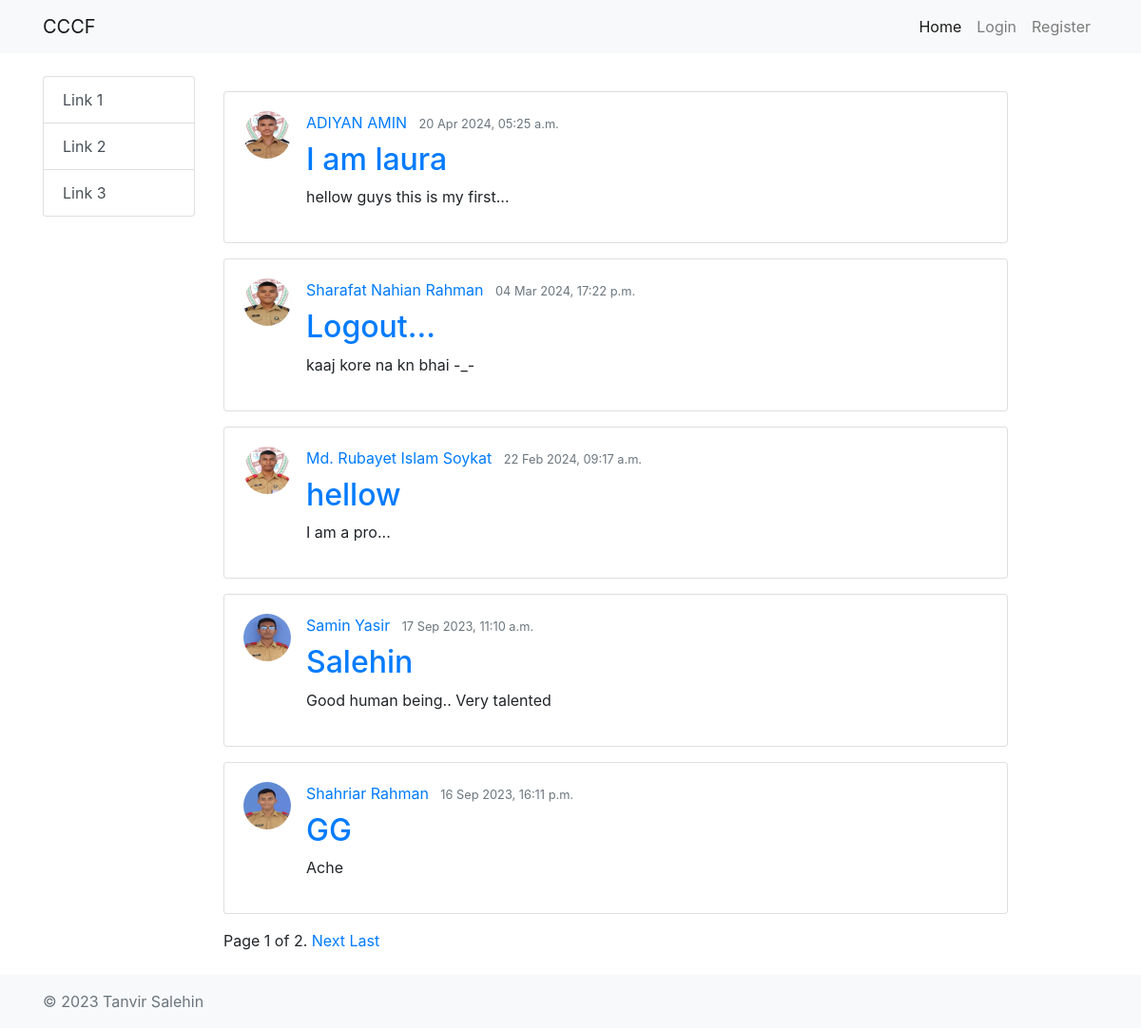
The page / on the database its author committed.
### post/models.py (models this page shows, shortened)
class Post(models.Model):
    author = models.ForeignKey(Profile, on_delete=models.CASCADE)
    title = models.CharField(max_length=100)
    content = models.CharField(max_length=3000)
    date_created = models.DateTimeField(default=timezone.now)
    class Meta:
        verbose_name = "Post"
        verbose_name_plural = "Posts"

### users/models.py (models this page shows, shortened)
class Profile(models.Model):
    GENDER_CHOICES = (
        ('M', 'Male'),
        ('F', 'Female'),
    )
    user = models.OneToOneField(User, on_delete=models.CASCADE)
    image = models.ImageField(default='default.jpg', upload_to='profile_pics/')
    gender = models.CharField(max_length=6, choices=GENDER_CHOICES, blank=True, null=True)
    date_of_birth = models.DateField(blank=True, null=True)
    cadet_name = models.CharField(max_length=15, blank=True, null=True)
    full_name = models.CharField(max_length=35, blank=True, null=True)
    intake = models.IntegerField(blank=True, null=True)
    admission_year = models.IntegerField(blank=True, null=True)
    college_name = models.CharField(max_length=50, null=True, blank=True)
    date_joined = models.DateTimeField(default=timezone.now)
    def __str__(self):
        return self.full_name

### post/views.py (the view)
# urls.py: path('', PostListView.as_view(), name='home'),
class PostListView(ListView):
    model = Post
    template_name = 'post/home.html'  # Change to your template name
    context_object_name = "posts"
    ordering = ['-date_created']
    paginate_by = 5
    def get_context_data(self, **kwargs):
        context = super().get_context_data(**kwargs)
        context['title'] = 'Posts'
        return context

### post/templates/post/home.html (shortened to what this page needs)
{% extends "base.html" %}
{% load static %}
{% block content %}
    {% if posts %}
      {% for post in posts %}
        <div class="card my-3">
          <div class="card-body">
            <div class="media">
              <img class="rounded-circle mr-3" style="height: 50px; width: 50px" src="{% if post.author.image %}{{ post.author.image.url }}{% else %}{% static 'media/default.jpg' %}{% endif %}" alt="{{ post.author }}">
              <div class="media-body">
                <div class="article-metadata mb-2">
                  <a class="mr-2" href="#">{{ post.author }}</a>
                  <small class="text-muted">{{ post.date_created|date:"d M Y, H:i a" }}</small>
                </div>
                <h2 class="article-title"><a href="{% url 'post:detail' post.id %}">{{ post.title }}</a></h2>
                <p class="article-content">
                  {% if post.content|length > 300 %}
                    {{ post.content|truncatechars:300 }}
                    <a href="{% url 'post-detail' post.id %}">(see more)</a>
                  {% else %}
                    {{ post.content }}
                  {% endif %}
                </p>
              </div>
            </div>
          </div>
        </div>
      {% endfor %}
      <div class="pagination">
        <span class="step-links">
          <span class="current">
            Page {{ page_obj.number }} of {{ page_obj.paginator.num_pages }}.
          </span>
          {% if page_obj.has_next %}
            <a href="?page={{ page_obj.next_page_number }}">Next</a>
            <a href="?page={{ page_obj.paginator.num_pages }}">Last</a>
          {% endif %}
        </span>
      </div>
    {% else %}
      <h3>Nothing to show here</h3>
    {% endif %}
{% endblock content %}

### post/templates/base.html (shortened to what this page needs)
<!DOCTYPE html>
<html lang="en">
<head>
  <link rel="stylesheet" href="https://cdn.jsdelivr.net/npm/bootstrap@4.5.2/dist/css/bootstrap.min.css">
</head>
<body>
  <nav class="navbar navbar-expand-lg navbar-light bg-light">
    <div class="container">
      <a class="navbar-brand" href="#">CCCF</a>
      <div class="collapse navbar-collapse" id="navbarNav">
        <ul class="navbar-nav ml-auto">
          <li class="nav-item active">
            <a class="nav-link" href="{% url 'post:home' %}">Home</a>
          </li>
          {% if user.is_authenticated %}
          <li class="nav-item">
            <a class="nav-link" href="{% url 'post:create' %}">Create</a>
          </li>
            <li class="nav-item">
              <form method="POST" action="{% url 'logout' %}">
                {% csrf_token %}
                <button type="submit" class="btn btn-link nav-link">Logout</button>
              </form>
            </li>
            <li class="nav-item">
              <a class="nav-link" href="{% url 'profile' %}">Profile</a>
            </li>
          {% else %}
            <li class="nav-item">
              <a class="nav-link" href="{% url 'login' %}">Login</a>
            </li>
            <li class="nav-item">
              <a class="nav-link" href="{% url 'register' %}">Register</a>
            </li>
          {% endif %}
        </ul>
      </div>
    </div>
  </nav>
  <div class="container mt-4">
    <div class="row">
      <div class="col-md-2">
        <div class="list-group">
          <a href="#" class="list-group-item list-group-item-action">Link 1</a>
          <a href="#" class="list-group-item list-group-item-action">Link 2</a>
          <a href="#" class="list-group-item list-group-item-action">Link 3</a>
        </div>
      </div>
      <div class="col-md-9">
        {% block content %}{% endblock content %}
      </div>
    </div>
  </div>
  <footer class="footer mt-4 py-3 bg-light">
    <div class="container">
      <span class="text-muted">&copy; 2023 Tanvir Salehin</span>
    </div>
  </footer>
</body>
</html>

### rows shown on the page
Post: author.image (picture), author "ADIYAN AMIN", date_created "20 Apr 2024, 05:25 a.m.", title "I am laura", content "hellow guys this is my first..."
Post: author.image (picture), author "Sharafat Nahian Rahman", date_created "04 Mar 2024, 17:22 p.m.", title "Logout...", content "kaaj kore na kn bhai -_-"
Post: author.image (picture), author "Md. Rubayet Islam Soykat", date_created "22 Feb 2024, 09:17 a.m.", title "hellow", content "I am a pro..."
Post: author.image (picture), author "Samin Yasir", date_created "17 Sep 2023, 11:10 a.m.", title "Salehin", content "Good human being.. Very talented"
Post: author.image (picture), author "Shahriar Rahman", date_created "16 Sep 2023, 16:11 p.m.", title "GG", content "Ache"

### other values the page prints
{{ page_obj.number }} "1"
{{ page_obj.paginator.num_pages }} "2"
